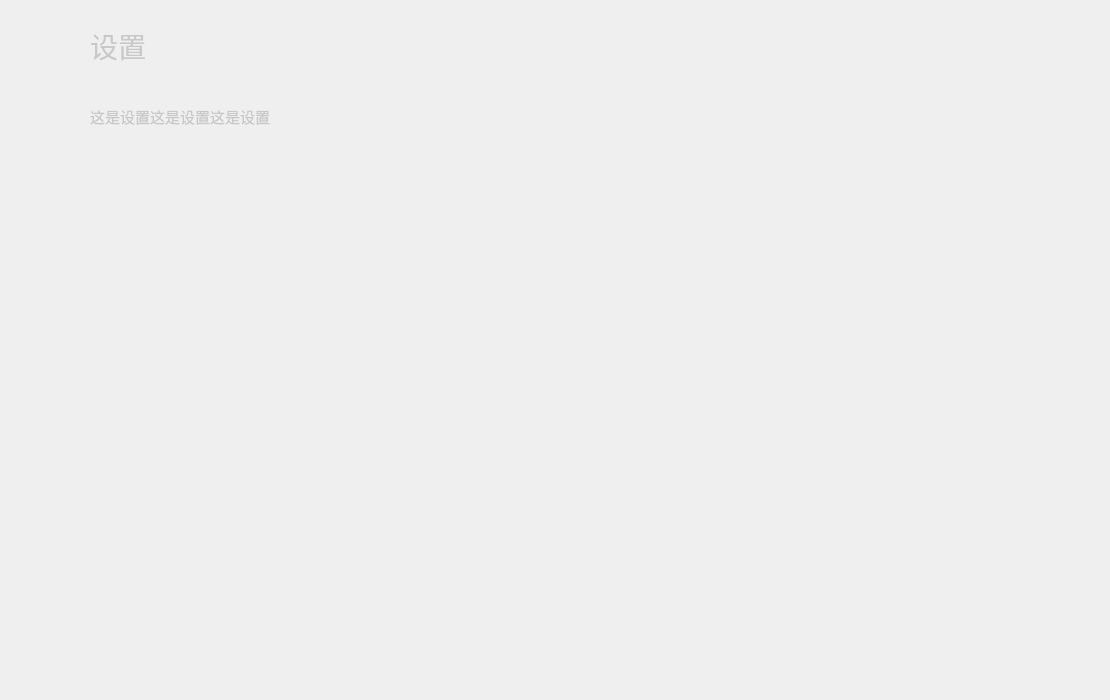
<?xml version="1.0" encoding="UTF-8"?>
<ui version="4.0">
 <class>settingWidget</class>
 <widget class="QWidget" name="settingWidget">
  <property name="geometry">
   <rect>
    <x>0</x>
    <y>0</y>
    <width>1110</width>
    <height>700</height>
   </rect>
  </property>
  <property name="windowTitle">
   <string>Form</string>
  </property>
  <property name="styleSheet">
   <string notr="true">#nameText
{
	font-size:28px;
	color: rgba(200, 200, 200, 1);
}
#infoText
{
	font-size:15px;
	color: rgba(200, 200, 200, 1);
}</string>
  </property>
  <widget class="QWidget" name="mainWidget" native="true">
   <property name="geometry">
    <rect>
     <x>0</x>
     <y>0</y>
     <width>1110</width>
     <height>700</height>
    </rect>
   </property>
   <property name="styleSheet">
    <string notr="true">QLabel
{
	background-color:rgba(0,0,0,0);
}</string>
   </property>
   <widget class="QWidget" name="infoWidget" native="true">
    <property name="geometry">
     <rect>
      <x>90</x>
      <y>20</y>
      <width>250</width>
      <height>121</height>
     </rect>
    </property>
    <layout class="QVBoxLayout" name="verticalLayout">
     <property name="spacing">
      <number>0</number>
     </property>
     <property name="leftMargin">
      <number>0</number>
     </property>
     <property name="topMargin">
      <number>0</number>
     </property>
     <property name="rightMargin">
      <number>0</number>
     </property>
     <property name="bottomMargin">
      <number>0</number>
     </property>
     <item>
      <layout class="QVBoxLayout" name="verticalLayout_3">
       <item>
        <widget class="QLabel" name="nameText">
         <property name="sizePolicy">
          <sizepolicy hsizetype="Preferred" vsizetype="Preferred">
           <horstretch>0</horstretch>
           <verstretch>0</verstretch>
          </sizepolicy>
         </property>
         <property name="text">
          <string>设置</string>
         </property>
        </widget>
       </item>
       <item>
        <spacer name="verticalSpacer_8">
         <property name="orientation">
          <enum>Qt::Orientation::Vertical</enum>
         </property>
         <property name="sizeType">
          <enum>QSizePolicy::Policy::Minimum</enum>
         </property>
         <property name="sizeHint" stdset="0">
          <size>
           <width>20</width>
           <height>20</height>
          </size>
         </property>
        </spacer>
       </item>
       <item>
        <widget class="QLabel" name="infoText">
         <property name="sizePolicy">
          <sizepolicy hsizetype="Preferred" vsizetype="Preferred">
           <horstretch>0</horstretch>
           <verstretch>0</verstretch>
          </sizepolicy>
         </property>
         <property name="text">
          <string>这是设置这是设置这是设置</string>
         </property>
        </widget>
       </item>
      </layout>
     </item>
    </layout>
   </widget>
  </widget>
 </widget>
 <resources/>
 <connections/>
</ui>
